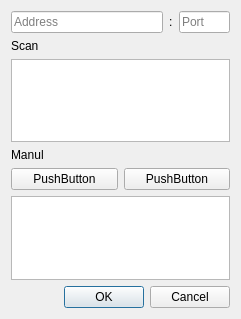
<?xml version="1.0" encoding="UTF-8"?>
<ui version="4.0">
 <class>SendToDialog</class>
 <widget class="QDialog" name="SendToDialog">
  <property name="geometry">
   <rect>
    <x>0</x>
    <y>0</y>
    <width>241</width>
    <height>319</height>
   </rect>
  </property>
  <property name="windowTitle">
   <string>Send to</string>
  </property>
  <layout class="QVBoxLayout" name="verticalLayout">
   <item>
    <layout class="QHBoxLayout" name="horizontalLayout" stretch="3,0,1">
     <item>
      <widget class="QLineEdit" name="addrLineEdit">
       <property name="text">
        <string/>
       </property>
       <property name="placeholderText">
        <string>Address</string>
       </property>
      </widget>
     </item>
     <item>
      <widget class="QLabel" name="colon">
       <property name="text">
        <string>:</string>
       </property>
      </widget>
     </item>
     <item>
      <widget class="QLineEdit" name="portLineEdit">
       <property name="text">
        <string/>
       </property>
       <property name="maxLength">
        <number>5</number>
       </property>
       <property name="placeholderText">
        <string>Port</string>
       </property>
      </widget>
     </item>
    </layout>
   </item>
   <item>
    <widget class="QLabel" name="label">
     <property name="text">
      <string>Scan</string>
     </property>
    </widget>
   </item>
   <item>
    <widget class="QListView" name="hostsListView">
     <property name="editTriggers">
      <set>QAbstractItemView::NoEditTriggers</set>
     </property>
    </widget>
   </item>
   <item>
    <widget class="QLabel" name="label_2">
     <property name="text">
      <string>Manul</string>
     </property>
    </widget>
   </item>
   <item>
    <layout class="QHBoxLayout" name="horizontalLayout_2" stretch="0,0">
     <item>
      <widget class="QPushButton" name="pushButton">
       <property name="text">
        <string>PushButton</string>
       </property>
      </widget>
     </item>
     <item>
      <widget class="QPushButton" name="deleteButton">
       <property name="text">
        <string>PushButton</string>
       </property>
      </widget>
     </item>
    </layout>
   </item>
   <item>
    <widget class="QListView" name="hostsListViewManul">
     <property name="editTriggers">
      <set>QAbstractItemView::NoEditTriggers</set>
     </property>
    </widget>
   </item>
   <item>
    <widget class="QDialogButtonBox" name="buttonBox">
     <property name="orientation">
      <enum>Qt::Horizontal</enum>
     </property>
     <property name="standardButtons">
      <set>QDialogButtonBox::Cancel|QDialogButtonBox::Ok</set>
     </property>
    </widget>
   </item>
  </layout>
 </widget>
 <resources/>
 <connections>
  <connection>
   <sender>buttonBox</sender>
   <signal>accepted()</signal>
   <receiver>SendToDialog</receiver>
   <slot>accept()</slot>
   <hints>
    <hint type="sourcelabel">
     <x>248</x>
     <y>254</y>
    </hint>
    <hint type="destinationlabel">
     <x>157</x>
     <y>274</y>
    </hint>
   </hints>
  </connection>
  <connection>
   <sender>buttonBox</sender>
   <signal>rejected()</signal>
   <receiver>SendToDialog</receiver>
   <slot>reject()</slot>
   <hints>
    <hint type="sourcelabel">
     <x>316</x>
     <y>260</y>
    </hint>
    <hint type="destinationlabel">
     <x>286</x>
     <y>274</y>
    </hint>
   </hints>
  </connection>
 </connections>
</ui>
